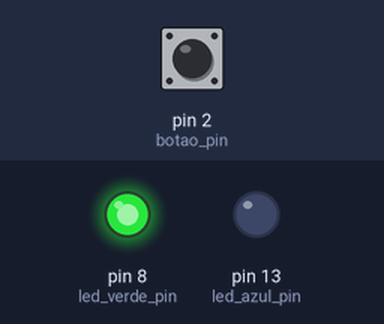
Bench run of a sketch on a simulated Arduino Uno, built with avr-gcc and run on an emulated ATmega328P. Shown: output pins drawn as LEDs (lit = HIGH). Inputs (shaded band) come from the test bench; at power-on: pin 2 (botao_pin) HIGH.

Above: at 1.2 s.
1.3 s: pin 2 (botao_pin) pulled LOW for 0.15 s
At 1.37 s:
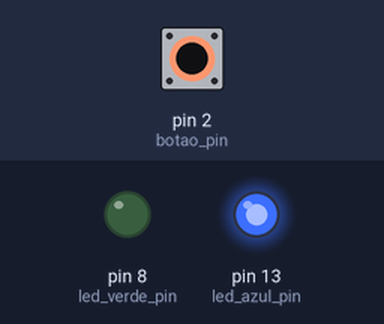
2.9 s: pin 2 (botao_pin) pulled LOW for 3.2 s
At 7.5 s:
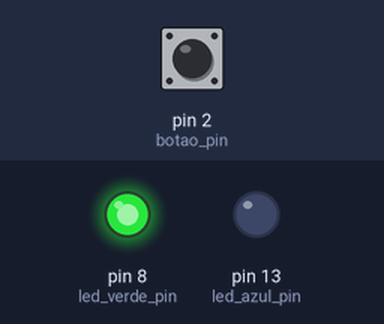
Timing chart, 0 to 9.0 s (numbered marks = the images above; inputs shaded):
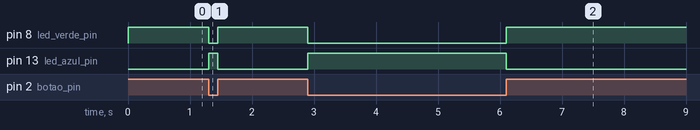

The sketch:

010_botao_led.ino
```cpp
/* int - inteiro
   float - decimal
   bool - boleano - true / false  */

int led_azul_pin = 13;
int led_verde_pin = 8;
int botao_pin = 2;

void setup() {
  pinMode(led_azul_pin, OUTPUT); // LED
  pinMode(led_verde_pin, OUTPUT); // LED
  pinMode(botao_pin, INPUT_PULLUP);  //BOTÃO
}

void loop() {
  // condição / comparação
  if (digitalRead(botao_pin) != HIGH)
  {
    // se for verdadeiro executa
    digitalWrite(led_azul_pin, HIGH);
    digitalWrite(led_verde_pin, LOW);
  }
  else
  {
    // se não for verdadeiro executa aqui
    digitalWrite(led_azul_pin, LOW);
    digitalWrite(led_verde_pin, HIGH);
  }
}
```

Measured:
- after the input at 1.3 s, pin 8 (led_verde_pin): HIGH → LOW at once, → HIGH 0.15 s later; pin 13 (led_azul_pin): LOW → HIGH at once, → LOW 0.15 s later
- after the input at 2.9 s, pin 8 (led_verde_pin): HIGH → LOW at once, → HIGH 3.2 s later; pin 13 (led_azul_pin): LOW → HIGH at once, → LOW 3.2 s later
